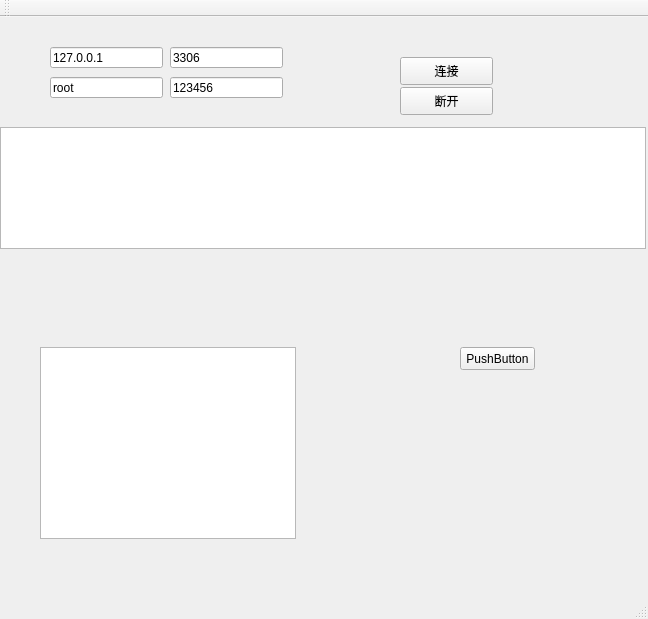
<?xml version="1.0" encoding="UTF-8"?>
<ui version="4.0">
 <class>MainWindow</class>
 <widget class="QMainWindow" name="MainWindow">
  <property name="geometry">
   <rect>
    <x>0</x>
    <y>0</y>
    <width>648</width>
    <height>619</height>
   </rect>
  </property>
  <property name="windowTitle">
   <string>MainWindow</string>
  </property>
  <widget class="QWidget" name="centralWidget">
   <widget class="QTextEdit" name="IN_Text">
    <property name="geometry">
     <rect>
      <x>0</x>
      <y>110</y>
      <width>646</width>
      <height>122</height>
     </rect>
    </property>
   </widget>
   <widget class="QTextEdit" name="OUT_Text">
    <property name="geometry">
     <rect>
      <x>40</x>
      <y>330</y>
      <width>256</width>
      <height>192</height>
     </rect>
    </property>
   </widget>
   <widget class="QLineEdit" name="IP_Edit">
    <property name="geometry">
     <rect>
      <x>50</x>
      <y>30</y>
      <width>113</width>
      <height>21</height>
     </rect>
    </property>
    <property name="text">
     <string>127.0.0.1</string>
    </property>
   </widget>
   <widget class="QLineEdit" name="PassWordEdit">
    <property name="geometry">
     <rect>
      <x>170</x>
      <y>60</y>
      <width>113</width>
      <height>21</height>
     </rect>
    </property>
    <property name="text">
     <string>123456</string>
    </property>
   </widget>
   <widget class="QLineEdit" name="User_Edit">
    <property name="geometry">
     <rect>
      <x>50</x>
      <y>60</y>
      <width>113</width>
      <height>21</height>
     </rect>
    </property>
    <property name="text">
     <string>root</string>
    </property>
   </widget>
   <widget class="QLineEdit" name="Prot_Edit">
    <property name="geometry">
     <rect>
      <x>170</x>
      <y>30</y>
      <width>113</width>
      <height>21</height>
     </rect>
    </property>
    <property name="text">
     <string>3306</string>
    </property>
   </widget>
   <widget class="QPushButton" name="ToConnect_Button">
    <property name="geometry">
     <rect>
      <x>400</x>
      <y>40</y>
      <width>93</width>
      <height>28</height>
     </rect>
    </property>
    <property name="text">
     <string>连接</string>
    </property>
   </widget>
   <widget class="QPushButton" name="pushButton">
    <property name="geometry">
     <rect>
      <x>400</x>
      <y>70</y>
      <width>93</width>
      <height>28</height>
     </rect>
    </property>
    <property name="text">
     <string>断开</string>
    </property>
   </widget>
   <widget class="QPushButton" name="pushButton_2">
    <property name="geometry">
     <rect>
      <x>460</x>
      <y>330</y>
      <width>75</width>
      <height>23</height>
     </rect>
    </property>
    <property name="text">
     <string>PushButton</string>
    </property>
   </widget>
  </widget>
  <widget class="QMenuBar" name="menuBar">
   <property name="geometry">
    <rect>
     <x>0</x>
     <y>0</y>
     <width>648</width>
     <height>23</height>
    </rect>
   </property>
  </widget>
  <widget class="QToolBar" name="mainToolBar">
   <attribute name="toolBarArea">
    <enum>TopToolBarArea</enum>
   </attribute>
   <attribute name="toolBarBreak">
    <bool>false</bool>
   </attribute>
  </widget>
  <widget class="QStatusBar" name="statusBar"/>
 </widget>
 <layoutdefault spacing="6" margin="11"/>
 <resources/>
 <connections/>
</ui>
